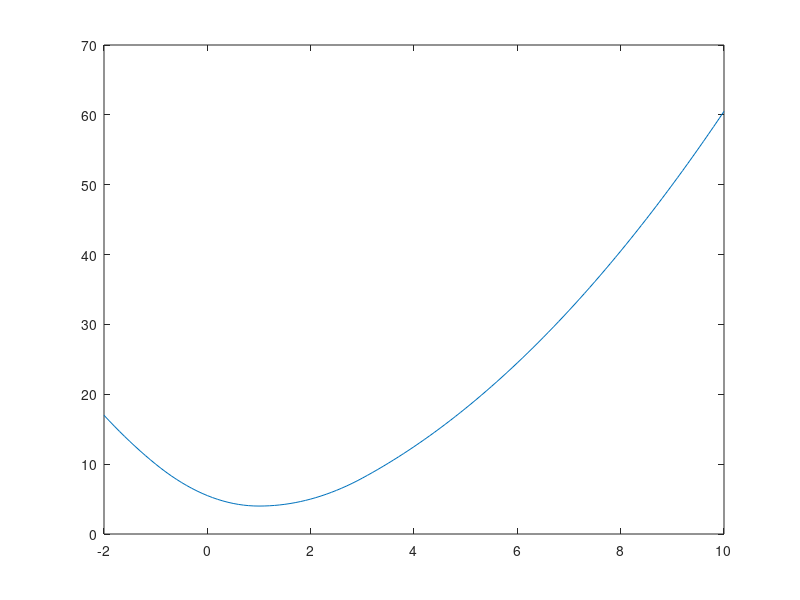

Reproduce this figure in MATLAB. (Note: this script raises an error after producing the figure.)
% plot picture ldimsenetion
A=[1;-1;1];
b=[1;1;3 ];
x0=5;
[Q,R]=qr(A);
x=-2:0.1:10 ;
r=b*ones(size(x))-A*x;
r(r<0)=0;
fk=0.5*(sum(r.*r,1));
plot(x,fk);
hold on
for i=1:10
    [xk,fk]=FM1(x0,Q,R,A,b);
    plot(xk,fk,'*');
    f0=fk;
    x0=xk;
    z=A*xk-b;
    z(z<0)=0;
    bz=b+z;  
    r=A*x-bz*ones(size(x));
    fk=0.5*(sum(r.*r,1));
    plot(x,fk);
    hold on
end
